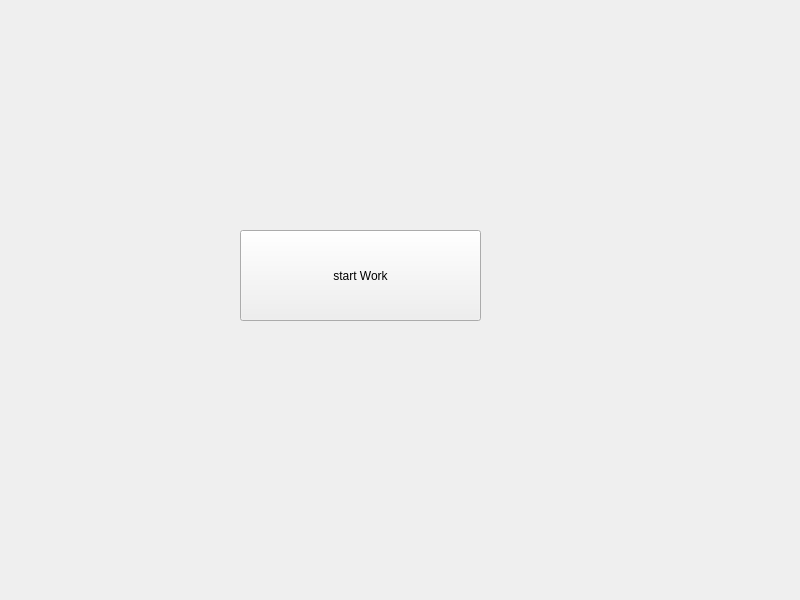
<?xml version="1.0" encoding="UTF-8"?>
<ui version="4.0">
 <class>Widget</class>
 <widget class="QWidget" name="Widget">
  <property name="geometry">
   <rect>
    <x>0</x>
    <y>0</y>
    <width>800</width>
    <height>600</height>
   </rect>
  </property>
  <property name="windowTitle">
   <string>Widget</string>
  </property>
  <widget class="QPushButton" name="startWorkButton">
   <property name="geometry">
    <rect>
     <x>240</x>
     <y>230</y>
     <width>241</width>
     <height>91</height>
    </rect>
   </property>
   <property name="text">
    <string>start Work</string>
   </property>
  </widget>
 </widget>
 <resources/>
 <connections/>
</ui>
